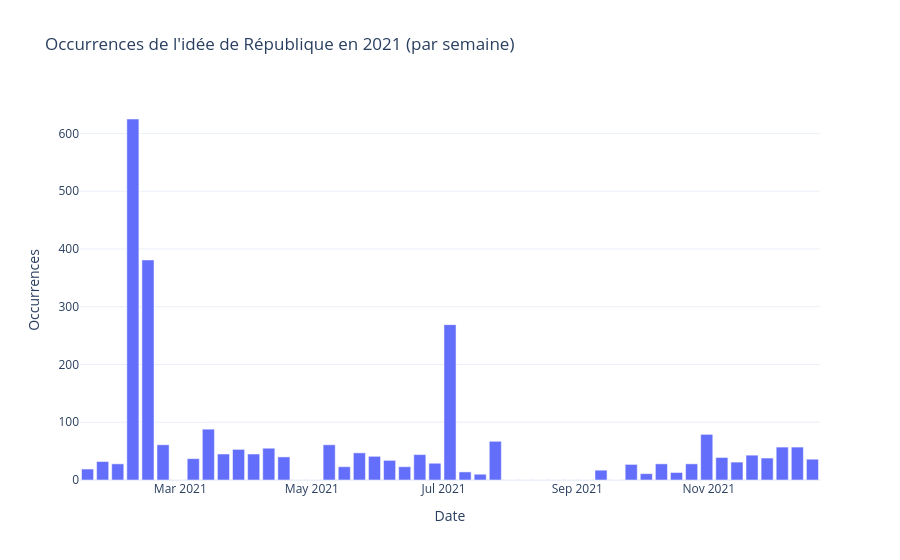

The code cell stored with this chart in its notebook:
### Code cell
# Choisir une année
annee = 2021

# Filtrer le DataFrame sur l'année choisie
df_annee = df[df["dateSeance_day"].dt.year == annee]

# Resampler par semaine uniquement pour cette année
df_weekly = df_annee.resample("W", on="dateSeance_day").size().reset_index()

# Tracer le graphique
fig_time = px.bar(
    df_weekly,
    x="dateSeance_day",
    y=0,
    title=f"Occurrences de l'idée de République en {annee} (par semaine)",
    labels={"dateSeance_day": "Date", "0": "Occurrences"},
    template="plotly_white",
)

fig_time.update_layout(showlegend=False)

fig_time.show()

### Figure 1 — Plotly figure (JSON) as saved in the notebook; plotly's stock layout.template omitted (floating-point values rounded to 4 significant figures)
{"data": [{"alignmentgroup": "True", "hovertemplate": "Date=%{x}<br>Occurrences=%{y}<extra></extra>", "legendgroup": "", "marker": {"color": "#636efa", "pattern": {"shape": ""}}, "name": "", "offsetgroup": "", "orientation": "v", "showlegend": false, "textposition": "auto", "type": "bar", "x": ["2021-01-17T00:00:00", "2021-01-24T00:00:00", "2021-01-31T00:00:00", "2021-02-07T00:00:00", "2021-02-14T00:00:00", "2021-02-21T00:00:00", "2021-02-28T00:00:00", "2021-03-07T00:00:00", "2021-03-14T00:00:00", "2021-03-21T00:00:00", "2021-03-28T00:00:00", "2021-04-04T00:00:00", "2021-04-11T00:00:00", "2021-04-18T00:00:00", "2021-04-25T00:00:00", "2021-05-02T00:00:00", "2021-05-09T00:00:00", "2021-05-16T00:00:00", "2021-05-23T00:00:00", "2021-05-30T00:00:00", "2021-06-06T00:00:00", "2021-06-13T00:00:00", "2021-06-20T00:00:00", "2021-06-27T00:00:00", "2021-07-04T00:00:00", "2021-07-11T00:00:00", "2021-07-18T00:00:00", "2021-07-25T00:00:00", "2021-08-01T00:00:00", "2021-08-08T00:00:00", "2021-08-15T00:00:00", "2021-08-22T00:00:00", "2021-08-29T00:00:00", "2021-09-05T00:00:00", "2021-09-12T00:00:00", "2021-09-19T00:00:00", "2021-09-26T00:00:00", "2021-10-03T00:00:00", "2021-10-10T00:00:00", "2021-10-17T00:00:00", "2021-10-24T00:00:00", "2021-10-31T00:00:00", "2021-11-07T00:00:00", "2021-11-14T00:00:00", "2021-11-21T00:00:00", "2021-11-28T00:00:00", "2021-12-05T00:00:00", "2021-12-12T00:00:00", "2021-12-19T00:00:00"], "xaxis": "x", "y": [19, 32, 28, 625, 381, 61, 0, 37, 88, 45, 53, 45, 55, 40, 0, 0, 61, 23, 47, 41, 34, 23, 44, 29, 269, 14, 10, 67, 0, 0, 0, 0, 0, 0, 17, 0, 27, 11, 28, 13, 28, 79, 39, 31, 43, 38, 57, 57, 36], "yaxis": "y"}], "layout": {"barmode": "relative", "legend": {"tracegroupgap": 0}, "showlegend": false, "title": {"text": "Occurrences de l'idée de République en 2021 (par semaine)"}, "xaxis": {"anchor": "y", "domain": [0, 1], "title": {"text": "Date"}}, "yaxis": {"anchor": "x", "domain": [0, 1], "title": {"text": "Occurrences"}}}}
